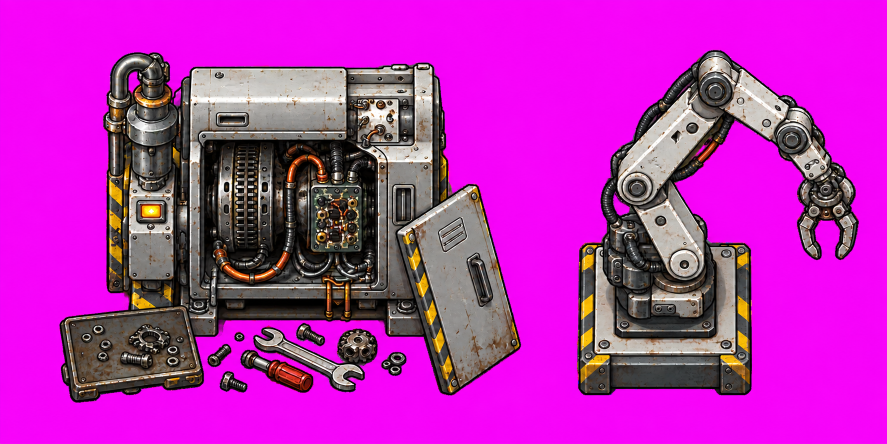
#> input picture tools/art/engineering/raw/batch10_machines.png, 1774 x 887 px, given in place of space.webp, which was not available (shown at 1/2 size)
$ python medical_build.py
#> lines starting #> are read from the running program, lines starting #| are printed output that depends on the picture; after the words box and inside, x2 and y2 are one past the last pixel; in counts of white or black regions, pixels touching at a corner belong together; pictures that were not available may be replaced by others from this repository, and a replacement may not be noted
### tools/art/engineering_build.py
"""工程區場景：產生地面圖、厚重門、走廊前景與 map.json。目前只有結構（牆、地板、門），機台之後再擺。

用法：uv run --with pillow --with numpy python tools/art/engineering_build.py
輸出到 public/assets/engineering/：
  ground.webp      地面（L0）：室內地板、北牆與左右牆、下方走廊（牆、地板、星空）
  door_frame.webp  門框（蓋在門片上；角色走在門洞裡時再蓋一次）
  door_left.webp / door_right.webp  兩片門扇，程式依開門程度往兩側滑進牆裡
  foreground.webp  走廊外側欄杆，蓋在角色上面
  map.json         碰撞、出入口、門

室內是程式畫的斜俯視材質（左上 45 度光源，配色照生成家具.md：油污深灰、外露螺栓、警示黃）。
使用者重畫的底圖 tools/art/engineering/ground.webp 在的話，整張蓋在程式版上面（2026-10-17 起是遊戲底圖）：
它跟程式版錯開 ART_OFFSET（牆線、門洞都對得上，只是四周少一點邊），缺的邊用它自己往外鏡像補。
大門：raw/batch1_door.png 在的話，最後用 cut.door('engineering') 換成生圖的門（不用另外再跑 cut.py）。
下方走廊沿用居住區 A 走廊的素材：柱子、素面牆板、地板、欄杆、星空原樣切出來拼，不重畫。
"""
import json, math, os
import numpy as np
from PIL import Image, ImageDraw, ImageFilter

ROOT = os.path.dirname(os.path.dirname(os.path.dirname(os.path.abspath(__file__))))
SRC = os.path.join(ROOT, 'public/assets/corridor-a')
OUT = os.path.join(ROOT, 'public/assets/engineering')
T = 96
W, ROOM_H = 16, 19          # 寬 16 格；室內第 0–18 列（0–2 列是北牆立面）
WALL_ROWS = 3
O = ROOM_H * T              # 走廊素材的原點 y（走廊牆頂接在室內地板下緣）
CORRIDOR_H = 996            # 居住區走廊素材的高度
H = math.ceil((O + CORRIDOR_H) / T)
CROP_X = 252                # 從走廊素材切哪一段：讓地板上的燈光落在門正下方（門 2 的中心 1020 → 768）
RNG = np.random.default_rng(7)
ART = os.path.join(ROOT, 'tools/art/engineering/ground.webp')
ART_OFFSET = (12, 19)       # 使用者底圖在地圖上的位置（px）：量十幾條牆線都差這麼多，邊緣相關 0.90

# 室內地面，第 3–18 列、第 1–14 欄。. 防滑鋼板｜g 管線溝蓋板｜h 警示條紋｜x 油污
# 位置對應 engineering_objects.py 的 v5 機台分區；機台腳下鋪鋼板。
FLOOR = [  # 依 v5 分區：製造機前與維修區四周畫警示條紋、西牆公用設備旁一條管線溝，油污在油桶、製造機、維修區旁
    "..............",  # 3
    "..............",  # 4
    "......x.......",  # 5
    "..gggggghhhhhh",  # 6  製造機前的警示區；管線溝從西牆接過來
    "..g........x..",  # 7
    "..g...........",  # 8
    "..g..hhhh.....",  # 9  維修區四周
    "..g..h..h.....",  # 10
    "..g..h..h.....",  # 11
    "..g.xhhhh.....",  # 12
    "..g...........",  # 13
    "..g...........",  # 14
    "..g...........",  # 15
    "..............",  # 16
    ".....hhhh.....",  # 17 大門前
    "....xhhhh.....",  # 18
]

# 門：門洞 4 格寬（第 6–9 欄，x 576–960），大型物件推得進去；穿過走廊牆面（第 19–22 列）
DOOR_ZONE = (506, 1030)                 # 牆上留給門框的那一段
OPEN_X, OPEN_W = 576, 384
WALL_BASE = O + 346                     # 走廊牆腳（地板素材從這裡開始）
OPEN_TOP = O + 66
OPEN_H = WALL_BASE - OPEN_TOP
CAP_H = OPEN_TOP - O                    # 牆頂前景：牆簷（素材 y 0–30）加上門楣，共 66 px，畫在角色上面
FEET_UNDER_CAP = 58                     # 室內角色腳點最多走到牆頂下 58 px（同 A-1 房間南牆 72 − 腳圈 14），下半身被牆擋住、露出胸口以上

def rgb(h): return tuple(int(h[i:i + 2], 16) for i in (1, 3, 5))

# [256 lines left out: functions noise, shade, bolt, steel_floor, grating, hazard and 7 more, not called in this run]

def delight(img, sigma, keep_x=None):
    """把素材裡畫死的燈光洗掉：大範圍模糊得出光照起伏，每列以整列中位數當基準，除掉起伏、保留紋路。
    青色燈條不參與計算也不改色（不然會被抹糊）。keep_x：這個 x 附近的光留著（例：大門正下方有門燈）。"""
    a = np.asarray(img).astype(np.float32)
    rgb, alpha = a[..., :3], a[..., 3:]
    glow = (rgb[..., 2] - rgb[..., 0] > 45) & (rgb[..., 2] > 150)          # 青色燈條
    w = ((alpha[..., 0] > 0) & ~glow).astype(np.float32)
    blur = lambda ch: np.asarray(Image.fromarray(ch).filter(ImageFilter.GaussianBlur(sigma)), np.float32)
    def lowpass(ch):   # 只用一般像素的加權模糊
        scale = 255 / max(ch.max(), 1)
        num = np.asarray(Image.fromarray(np.clip(ch * w * scale / 255 * 255, 0, 255).astype(np.uint8)).filter(ImageFilter.GaussianBlur(sigma)), np.float32)
        den = blur((w * 255).astype(np.uint8))
        return num / np.maximum(den, 1) * 255 / scale
    low = np.stack([lowpass(rgb[..., c]) for c in range(3)], -1)
    base = np.median(np.where(w[..., None] > 0, low, np.nan), axis=1, keepdims=True)
    base = np.where(np.isnan(base), low, base)
    gain = np.clip(base / np.maximum(low, 1), .8, 1.05)
    if keep_x is not None:
        keep = np.exp(-((np.arange(rgb.shape[1])[None, :, None] - keep_x) / 150) ** 2)
        gain = gain * (1 - keep) + keep
    gain = np.where(glow[..., None], 1, gain)
    return Image.fromarray(np.concatenate([np.clip(rgb * gain, 0, 255), alpha], -1).astype(np.uint8), 'RGBA')

# [131 lines left out: function main, not called in this run]

# [2 lines that do not run on import are left out]

### tools/art/medical_build.py
"""醫療室場景：產生地面圖、隔間牆、自動滑門、走廊前景與 map.json。目前只有結構（牆、地板、門），家具與機台之後再擺。

用法：uv run --with pillow --with numpy python tools/art/medical_build.py
配置讀 tools/art/medical/medical_plan.json（medical_plan.py 產生）；規劃圖的第 0 列外牆在這裡畫成 3 格高的北牆立面，
所以規劃圖的列號 +2 才是地圖列號（NORTH_SHIFT）。
輸出到 public/assets/medical/：
  ground.webp      地面（L0）：室內地板、北牆立面、左右牆、下方走廊
  props/wall_*.webp  室內的牆（規劃圖的 WALLS）：當 decor 依底邊跟角色排前後
牆一律「牆頂畫在線上、牆面往下垂」：一般內牆跟走廊牆一樣高（346 px，牆面直接用走廊牆的素材），
病房之間是薄牆（110 px）；直牆從上面只看得到牆頂，下端沒接牆的地方露出往下垂的牆面。
  door_frame.webp / door_left.webp / door_right.webp  自動滑門
  wall_cap.webp、foreground.webp  走廊牆頂與外側欄杆，蓋在角色上面
  map.json         碰撞（含薄牆 collisionRects）、出入口、門、隔間牆 decor
另存 tools/art/medical/base_full.png（全部疊起來的底圖，給擺設參考圖用）與 base_preview.png（縮半）。

風格：2090 年高科技太空站醫療區，白色複合板＋霧面石墨、圓角、嵌入燈條（薄荷青），明亮乾淨；休息區暖色木地板。
下方走廊沿用居住區 A 走廊素材，作法同 engineering_build.py。
"""
import json, math, os, sys
import numpy as np
from PIL import Image, ImageDraw, ImageFilter

HERE = os.path.dirname(os.path.abspath(__file__))
sys.path.insert(0, HERE)
from engineering_build import delight, noise, shade, rgb   # 共用：洗燈光、雜訊、明暗

ROOT = os.path.dirname(os.path.dirname(HERE))
SRC = os.path.join(ROOT, 'public/assets/corridor-a')
OUT = os.path.join(ROOT, 'public/assets/medical')
PLAN = json.load(open(os.path.join(HERE, 'medical/medical_plan.json'), encoding='utf-8'))
#> (reads tools/art/medical/medical_plan.json from the repository)
T = 96
NORTH_SHIFT = 2                       # 規劃圖第 0 列 → 地圖第 0–2 列北牆立面
WALL_ROWS = 3
W = PLAN['width']                     # 24
ROOM_H = PLAN['door']['y'] + NORTH_SHIFT   # 室內到第 21 列，第 22 列起是走廊牆面
O = ROOM_H * T
CORRIDOR_H = 996
H = math.ceil((O + CORRIDOR_H) / T)
CROP_X = 383                          # 走廊素材切哪一段：門 3（中心 1535）落在大門中心 1152
RNG = np.random.default_rng(11)

NORMAL_H = PLAN['wallHeights']['normal']   # 一般內牆＝走廊牆高 346 px
THIN_H = PLAN['wallHeights']['thin']       # 病房隔牆 110 px
TH_N, TH_T = 16, 7                    # 直牆半厚（px）：一般內牆、薄牆

# 規劃圖座標（欄, 列）的區塊，列號未加 NORTH_SHIFT
LOUNGE = (9, 1, 7, 6)                 # 居家休息區：暖色木地板
RESEARCH = [(1, 1, 7, 6), (17, 1, 7, 6)]
WINDOW = (10, 4)                      # 休息區北牆舷窗

# 門：門洞 4 格寬（第 10–13 欄），推床進得來
OPEN_X, OPEN_W = PLAN['door']['x'] * T, PLAN['door']['w'] * T
DOOR_ZONE = (OPEN_X - 70, OPEN_X + OPEN_W + 70)
WALL_BASE = O + 346
OPEN_TOP = O + 66
OPEN_H = WALL_BASE - OPEN_TOP
CAP_H = OPEN_TOP - O
FEET_UNDER_CAP = 58

WHITE, WHITE_HI, WHITE_LO = rgb('#e9eef1'), rgb('#f7fafb'), rgb('#c9d2d8')
GRAPHITE, GRAPHITE_HI, GRAPHITE_LO = rgb('#3a4249'), rgb('#5d666e'), rgb('#22282d')
MINT = rgb('#4dd0e1')

def py(r): return round((r + NORTH_SHIFT) * T)   # 規劃圖列號（可帶小數）→ 地圖 px

# ---------- 地板 ----------
# [96 lines left out: functions tile_floor, wood_floor, build_room, north_wall, side_wall, not called in this run]

# ---------- 室內的牆 ----------
_PANEL = None
# [60 lines left out: functions panel_strip, jambs, cap_strip, thin_face, build_walls, not called in this run]

# ---------- 走廊（沿用居住區 A 走廊素材） ----------
def corridor_wall():
    wall = Image.open(os.path.join(SRC, 'wall.webp')).convert('RGBA')
    plain = delight(wall.crop((282, 0, 412, wall.height)), 30)
    pillar = wall.crop((186, 0, 282, wall.height))
    out = Image.new('RGBA', (W * T, wall.height))
    # [4 lines left out: function fill, not called in this run]
    def side(length):
        inner = length - 150 - 96 - 96
        return [('plain', 150), ('pillar', 96), ('plain', inner // 2), ('pillar', 96), ('plain', inner - inner // 2)]
    left, right = side(DOOR_ZONE[0]), side(W * T - DOOR_ZONE[1])[::-1]
    layout = left + [('plain', DOOR_ZONE[1] - DOOR_ZONE[0])] + right
    x = 0
    for kind, width in layout:
        if kind == 'plain': fill(x, x + width)
        else: out.alpha_composite(pillar, (x, 0))
        x += width
    assert x == W * T, x
    return out

# [39 lines left out: functions door_art, doorway_floor, not called in this run]

def main():
    os.makedirs(os.path.join(OUT, 'props'), exist_ok=True)
    ground = Image.new('RGBA', (W * T, H * T), (6, 13, 22, 255))
    space = Image.open(os.path.join(SRC, 'space.webp')).convert('RGBA').crop((CROP_X, 0, CROP_X + W * T, 147))
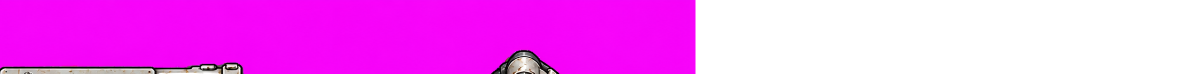
#> space: PIL image 2400x147 RGBA (shown at 1/2 size); mean R, G, B, A 139.4, 5.9, 140.3, 147.8; transparent parts drawn white
    floor = Image.open(os.path.join(SRC, 'floor.webp')).convert('RGBA').crop((CROP_X, 0, CROP_X + W * T, 452))
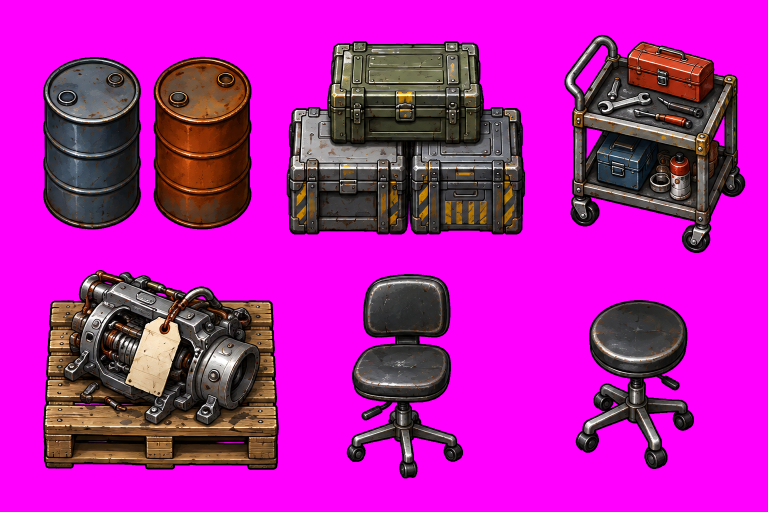
#> input picture tools/art/engineering/raw/batch11_small.png, 1536 x 1024 px, given in place of floor.webp, which was not available (shown at 1/2 size)
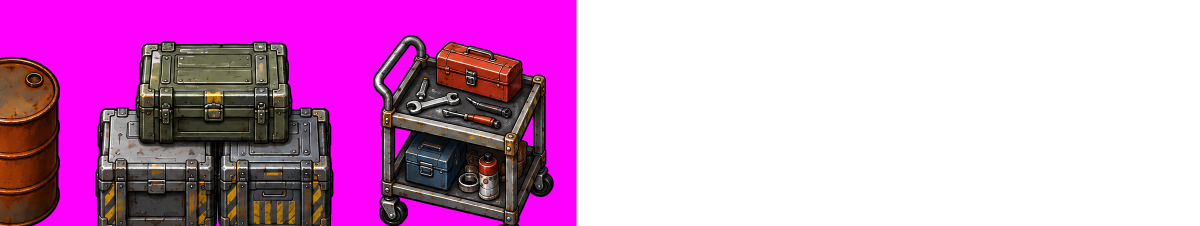
#> floor: PIL image 2400x452 RGBA (shown at 1/2 size); mean R, G, B, A 76.6, 18, 69.2, 122.5; transparent parts drawn white
    for sigma in (50, 28): floor = delight(floor, sigma, OPEN_X + OPEN_W // 2)
#> this loop made 2 passes
#> pass 1, in delight, `rgb, alpha = a[..., :3], a[..., 3:]`:
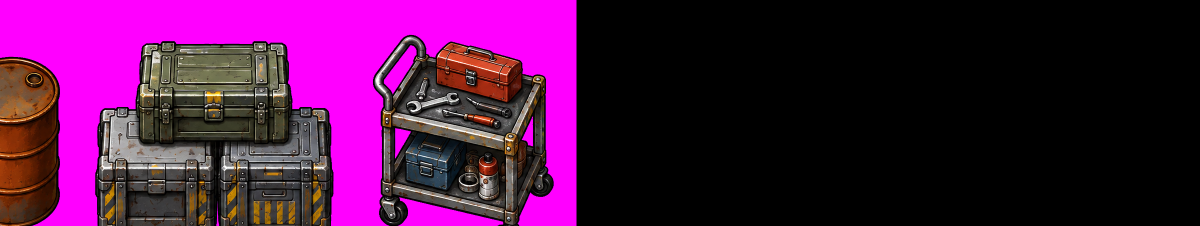
#> rgb: shape (452, 2400, 3) float32 (shown at 1/2 size); mean R, G, B 76.8, 18, 69.4
#> pass 1, in delight, `rgb, alpha = a[..., :3], a[..., 3:]`:
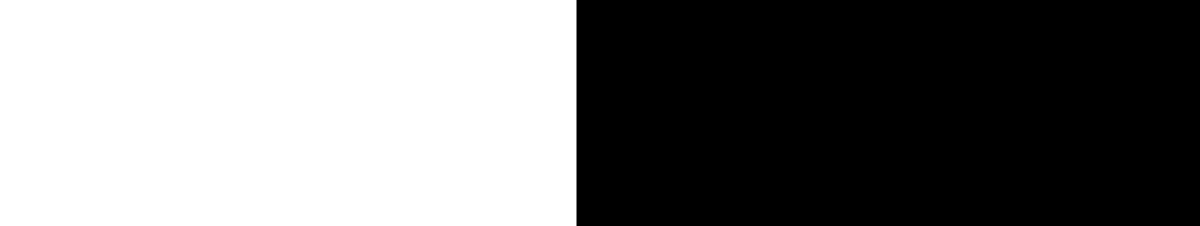
#> alpha: shape (452, 2400, 1) float32 (shown at 1/2 size); 48% white; 1 white region, box (x1, y1, x2, y2) and area: (0, 0, 1153, 452) 521156
#> pass 1, in delight, `glow = (rgb[..., 2] - rgb[..., 0] > 45) & (rgb[..., 2] > 150)`:
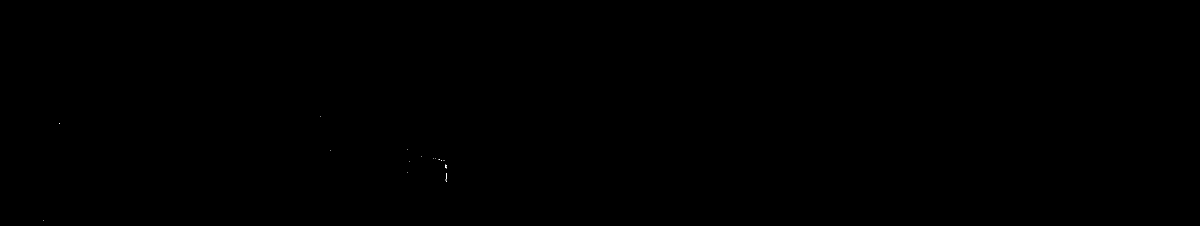
#> glow: shape (452, 2400) bool (shown at 1/2 size); 0% white in thin lines or dots, all inside (x1, y1, x2, y2) = (87, 232, 893, 441)
    fg = Image.open(os.path.join(SRC, 'foreground.webp')).convert('RGBA').crop((CROP_X, 0, CROP_X + W * T, 103))
    for y in range(O + 849, H * T, 147): ground.alpha_composite(space, (0, y))
    ground.alpha_composite(floor, (0, O + 346))
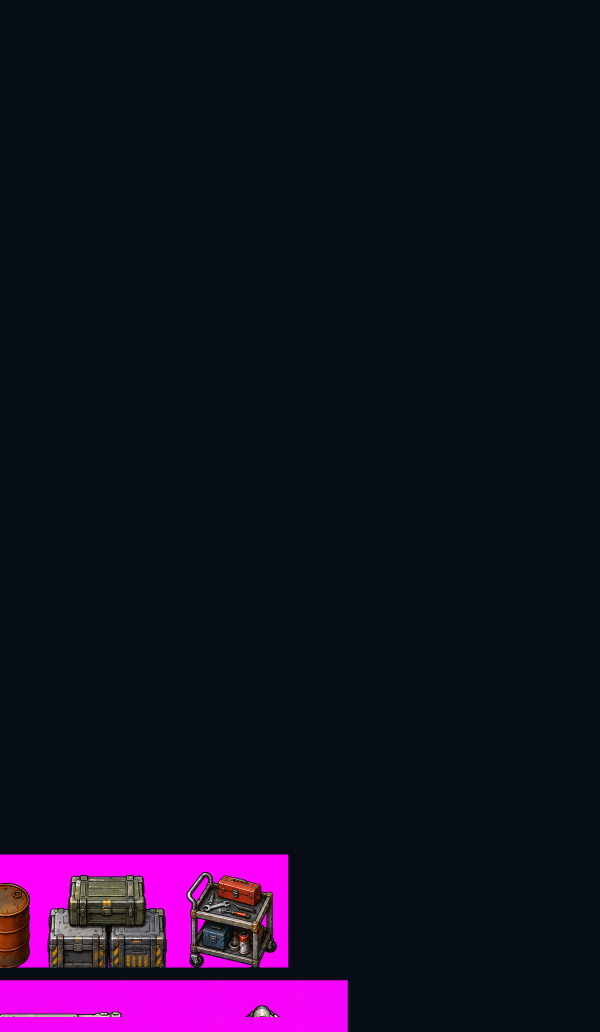
#> ground: PIL image 2400x4128 RGBA (shown at 1/4 size); mean R, G, B, A 20.9, 14.2, 34.9, 255
    ground.alpha_composite(corridor_wall(), (0, O))
    ground.alpha_composite(doorway_floor(), (OPEN_X, OPEN_TOP))
    ground.alpha_composite(build_room(), (0, 0))
    ground.alpha_composite(north_wall(), (0, 0))
    sw = side_wall(O)
    ground.alpha_composite(sw, (0, 0)); ground.alpha_composite(sw.transpose(Image.FLIP_LEFT_RIGHT), ((W - 1) * T, 0))
    sign = Image.open(os.path.join(ROOT, 'public/assets/corridor-signs/sign-medical.webp')).convert('RGBA')
    ground.alpha_composite(sign, (DOOR_ZONE[1] + 60, O + 150))
    ground.convert('RGB').save(os.path.join(OUT, 'ground.webp'), lossless=True)
    fg.save(os.path.join(OUT, 'foreground.webp'), lossless=True)
    frame, left, right = door_art()
    frame.save(os.path.join(OUT, 'door_frame.webp'), lossless=True)
    left.save(os.path.join(OUT, 'door_left.webp'), lossless=True)
    right.save(os.path.join(OUT, 'door_right.webp'), lossless=True)
    walls = build_walls()
    for old in os.listdir(os.path.join(OUT, 'props')):
        if old.startswith('wall_'): os.remove(os.path.join(OUT, 'props', old))
    for name, img, *_ in walls: img.save(os.path.join(OUT, 'props', f'{name}.webp'), lossless=True)
    cap = ground.crop((0, O, W * T, O + CAP_H)); cap.alpha_composite(frame.crop((0, 0, frame.width, CAP_H)), (DOOR_ZONE[0], 0))
    cap.save(os.path.join(OUT, 'wall_cap.webp'), lossless=True)

    # 疊成完整底圖（隔間牆、關著的門）給規劃與擺設參考圖用
    full = ground.copy()
    for _, img, cx, bottom, _r in sorted(walls, key=lambda w: w[3]):
        full.alpha_composite(img, (int(cx - img.width / 2), int(bottom - img.height)))
    full.alpha_composite(left, (OPEN_X, OPEN_TOP)); full.alpha_composite(right, (OPEN_X + OPEN_W // 2, OPEN_TOP))
    full.alpha_composite(frame, (DOOR_ZONE[0], O))
    full.alpha_composite(fg, (0, O + 746))
    full.convert('RGB').save(os.path.join(HERE, 'medical/base_full.png'))
    full.resize((full.width // 2, full.height // 2), Image.LANCZOS).convert('RGB').save(os.path.join(HERE, 'medical/base_preview.png'))

    # ---- map.json（只有結構；家具之後由物件清單加上）----
    corridor_top, corridor_bottom = (O + 397) // T, (O + 775) // T
    passage = {'x': OPEN_X // T, 'y': ROOM_H, 'w': OPEN_W // T, 'h': corridor_top - ROOM_H}
    collision = []
    for y in range(H):
        row = []
        for x in range(W):
            if y < WALL_ROWS: row.append(1)
            elif y <= ROOM_H: row.append(1 if x in (0, W - 1) else 0)
            elif y < corridor_top: row.append(0 if passage['x'] <= x < passage['x'] + passage['w'] else 1)
            elif y < corridor_bottom: row.append(0)
            else: row.append(1)
        collision.append(row)
    r4 = lambda v: round(v, 4)
    for *_, (rx0, ry0, rx1, ry1) in walls:
        for ty in range(H):
            for tx in range(W):
                cx, cy = (tx + .5) * T, (ty + .5) * T
                if rx0 <= tx * T and (tx + 1) * T <= rx1 and ry0 <= cy <= ry1: collision[ty][tx] = 1
    thin = [{'x': r4(rx0 / T), 'y': r4(ry0 / T), 'w': r4((rx1 - rx0) / T), 'h': r4((ry1 - ry0) / T)} for *_, (rx0, ry0, rx1, ry1) in walls]
    stop = math.ceil((O + FEET_UNDER_CAP + 22) / T * 10000) / 10000
    wall_rects = [{'x': 0, 'y': stop, 'w': passage['x'], 'h': corridor_top - stop},
                  {'x': passage['x'] + passage['w'], 'y': stop, 'w': W - passage['x'] - passage['w'], 'h': corridor_top - stop}]
    mid = (corridor_top + corridor_bottom) / 2
    data = {
        'tileSize': T, 'width': W, 'height': H,
        'legend': {'0': '可行走', '1': '碰撞'},
        'note': '由 tools/art/medical_build.py 產生，不要手改。室內第 0–31 列（0–2 列北牆立面），下方是沿用居住區走廊素材的走廊：左通居住區 B、右通 C。室內的牆都是 decor（依牆腳跟角色排前後），碰撞在 collisionRects；一般內牆跟走廊牆一樣高，病房之間是薄牆。目前只有結構，家具與互動之後加。',
        'collision': collision,
        'collisionRects': wall_rects + thin,
        'entrances': [
            {'x': 0, 'y': corridor_top, 'w': 1, 'h': corridor_bottom - corridor_top, 'to': 'residential_b', 'label': '往居住區 B', 'spawn': [2, mid]},
            {'x': W - 1, 'y': corridor_top, 'w': 1, 'h': corridor_bottom - corridor_top, 'to': 'residential_c', 'label': '往居住區 C', 'spawn': [W - 2, mid]},
        ],
        'door': {
            'id': 'auto-door', 'label': '自動滑門', 'passage': passage, 'closedFrom': O + FEET_UNDER_CAP + 22,
            'opening': [OPEN_X, OPEN_TOP, OPEN_W, OPEN_H],
            'frame': {'src': 'door_frame.webp', 'x': DOOR_ZONE[0], 'y': O},
            'panels': {'left': 'door_left.webp', 'right': 'door_right.webp'},
            'lamp': [(DOOR_ZONE[0] + DOOR_ZONE[1]) // 2, OPEN_TOP - 26],
            'trigger': 150, 'openSeconds': .8,
        },
        'foreground': [{'src': 'wall_cap.webp', 'x': 0, 'y': O}, {'src': 'foreground.webp', 'x': 0, 'y': O + 746}],
        'interactions': [],
        'decor': [{'sprite': name, 'id': name, 'x': r4(cx / T), 'y': r4(bottom / T), 'scale': 1} for name, _, cx, bottom, _r in walls],
    }
    with open(os.path.join(OUT, 'map.json'), 'w', encoding='utf-8') as f:
        json.dump(data, f, ensure_ascii=False)
    print('ground', ground.size, 'map', W, 'x', H, 'corridor rows', corridor_top, '-', corridor_bottom - 1, 'walls', len(walls), 'thin rects', len(thin))

if __name__ == '__main__':
#> (the run stopped early here; a loop or call above may not have finished)
